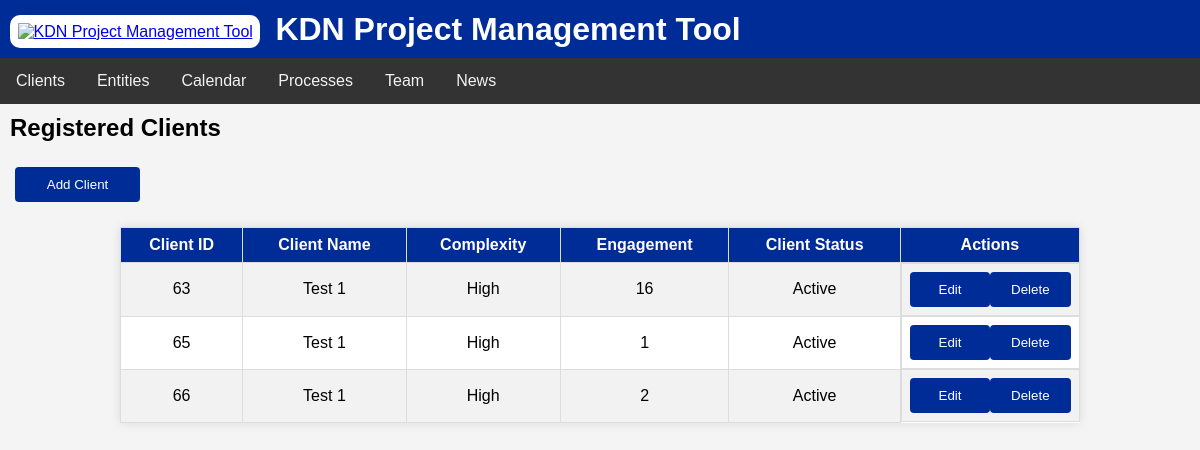
/clients.php, run on the app's committed database.
### tables this page shows
CREATE TABLE `clients` (
  `ID_Client` int(11) NOT NULL,
  `Engagement` varchar(50) NOT NULL,
  `Client_Name` varchar(100) NOT NULL,
  `Complexity` varchar(50) NOT NULL,
  `Client_Status` varchar(10) NOT NULL
);

### clients.php (the view, shortened to what this page needs)
<?php
include "connection.php";
?>
<!DOCTYPE html>
<html lang="en">
<head>
    <link rel="stylesheet" type="text/css" href="Styles/styles.css">
</head>
<body>
<header id="headerMenu">
    <a href="index.html">
        <img id="logoDarkBackgrounds" src="https://1000logos.net/wp-content/uploads/2023/03/KPMG-logo.png"
        alt="KDN Project Management Tool">
    </a>
    <h1>KDN Project Management Tool</h1>
</header>
<?php include "menu.php"; ?>
<h2>Registered Clients</h2>
<button id="add-client-btn" class="form-open">Add Client</button>
<div id="container">
    <table>
        <tr>
            <th>Client ID</th>
            <th>Client Name</th>
            <th>Complexity</th>
            <th>Engagement</th>
            <th>Client Status</th>
            <th>Actions</th>
        </tr>
        <?php
            $sql = "SELECT * FROM clients";
            $result = $conn->query($sql);
            if ($result->num_rows > 0) {
                while ($row = $result->fetch_assoc()) { ?>
                    <tr>
                        <td><?php echo $row["ID_Client"] ?></td>
                        <td><?php echo $row["Client_Name"] ?></td>
                        <td><?php echo $row["Complexity"] ?></td>
                        <td><?php echo $row["Engagement"] ?></td>
                        <td><?php echo $row["Client_Status"] ?></td>
                        <td class="buttonAction">
                        <button class="edit-btn" data-id="<?php echo $row["ID_Client"] ?>"><i class="fas fa-edit"></i>Edit</button>
                        <button class="delete-btn" data-id="<?php echo $row["ID_Client"] ?>"><i class="fas fa-trash"></i>Delete</button>
                        </td>
                    </tr>
                <?php }
            } else {
                echo "<tr><td colspan='6'>No se encontraron registros.</td></tr>";
            }
        ?>
    </table>
</div>
</body>
</html>

### Styles/styles.css (style rules this page uses)
body { position: relative; font-family: "Bahnschrift Light Semicondensed", Arial, sans-serif; background-color: #f4f4f4; margin: 0; padding: 0; display: flex; flex-direction: column; height: 100vh; }
body::after { content: ""; position: fixed; top: 0; left: 0; width: 100%; height: 100%; background: rgba(0, 0, 0, 0.5); z-index: 1; display: none; }
#container { display: flex; flex-direction: column; align-items: center; }
#logoDarkBackgrounds { max-width: 100%; height: 100px; margin-top: 5px; margin-right: 15px; background-color: #fff; border-radius: 10px; padding: 7.5px; }
button { font-family: "Bahnschrift", Arial, sans-serif; background-color: rgb(0, 44, 151); color: #fff; padding: 10px; border: none; border-radius: 4px; cursor: pointer; width: 100%; }
h1 { font-family: "Bahnschrift", Arial, sans-serif; margin: 0; padding-bottom: 0px; padding-right: 0px; display: flex; flex-direction: column; justify-content: center; align-items: center; }
h2, h3, h4, h5, h6 { font-family: "Bahnschrift", Arial, sans-serif; margin: 0; padding: 10px; display: flex; flex-direction: row; justify-content: left; align-items: flex-start; }
#headerMenu { display: flex; align-items: center; background-color: rgb(0, 44, 151); color: #fff; padding: 10px; text-align: left; flex-direction: row; }
table { border-collapse: collapse; width: 80%; background-color: #fff; box-shadow: 0 0 10px rgba(0, 0, 0, 0.1); }
th, td { font-family: "Bahnschrift", Arial, sans-serif; border: 1px solid #ddd; padding: 8px; text-align: center; }
th { background-color: rgb(0, 44, 151); color: #fff; }
tr:nth-child(even) { font-family: "Bahnschrift Light Semicondensed", Arial, sans-serif; background-color: #f2f2f2; }
.buttonAction { display: flex; flex-direction: row; justify-content: space-between; align-items: center; }
#add-client-btn { width: 125px; font-family: "Bahnschrift", Arial, sans-serif; background-color: rgb(0, 44, 151); color: #fff; padding: 10px; margin: 15px; border: none; border-radius: 4px; cursor: pointer; margin-bottom: 25px; }

### data on the page
clients: ID_Client "63", Client_Name "Test 1", Complexity "High", Engagement "16", Client_Status "Active"
clients: ID_Client "65", Client_Name "Test 1", Complexity "High", Engagement "1", Client_Status "Active"
clients: ID_Client "66", Client_Name "Test 1", Complexity "High", Engagement "2", Client_Status "Active"
